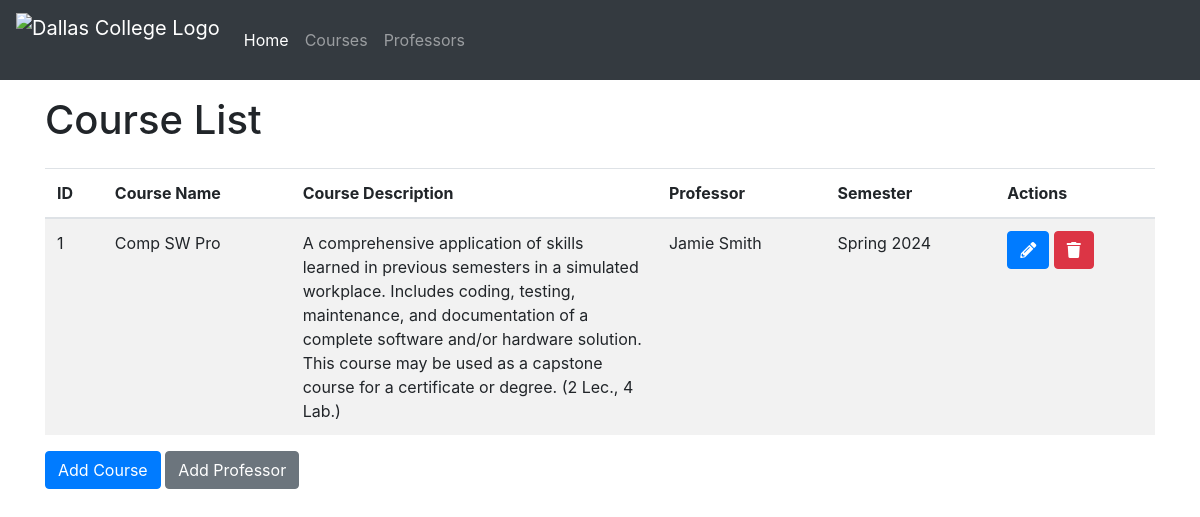
Screenshot of /courses with the database file from the repository.
### app.py (models this page shows)
class Course(db.Model):
    id = db.Column(db.Integer, primary_key=True)
    name = db.Column(db.String(50), nullable=False)
    description = db.Column(db.String(200), nullable=False)
    professor_id = db.Column(db.Integer, db.ForeignKey('professor.id'), nullable=False)
    semester = db.Column(db.String(50), nullable=False)

class Professor(db.Model):
    id = db.Column(db.Integer, primary_key=True)
    name = db.Column(db.String(50), nullable=False)
    courses = db.relationship('Course', backref='professor', lazy=True)

### app.py (the view)
@app.route('/courses', methods=['GET', 'POST'])
def index():
    if request.method == 'POST':
        name = request.form.get('name')
        description = request.form.get('description')
        professor_id = request.form.get('professor_id')
        semester_type = request.form.get('semester_type')
        semester_year = request.form.get('semester_year')
        if name and description and professor_id and semester_type and semester_year:
            semester = f"{semester_type} {semester_year}"
            course = Course(name=name, description=description,
                            professor_id=professor_id, semester=semester)
            db.session.add(course)
            db.session.commit()
        return redirect('/courses')
    else:
        courses = Course.query.all()
        professors = Professor.query.all()
        current_year = datetime.now().year
        return render_template('courses.html', courses=courses, professors=professors, current_year=current_year)

### templates/courses.html (shortened to what this page needs)
<!DOCTYPE html>
<html>
<head>
    <link rel="stylesheet" href="https://stackpath.bootstrapcdn.com/bootstrap/4.5.0/css/bootstrap.min.css">
    <link rel="stylesheet" href="https://cdnjs.cloudflare.com/ajax/libs/font-awesome/5.15.3/css/all.min.css">
    <link rel="stylesheet" type="text/css" href="styles.css">
</head>
<body>
    <nav class="navbar navbar-expand-lg navbar-dark bg-dark mb-3">
        <a class="navbar-brand" href="#">
            <img src="https://selfsrv.dcccd.edu/Student/Content/Images/custom-header-logo.png" alt="Dallas College Logo" class="mb-4">
        </a>
        <div class="collapse navbar-collapse" id="navbarNav">
            <ul class="navbar-nav">
                <li class="nav-item active">
                    <a class="nav-link" href="/">Home</a>
                </li>
                <li class="nav-item">
                    <a class="nav-link" href="/courses">Courses</a>
                </li>
                <li class="nav-item">
                    <a class="nav-link" href="/professors">Professors</a>
                </li>
            </ul>
        </div>
    </nav>
    <div class="container">
        <h1 class="mb-4">Course List</h1>
        <table class="table table-striped">
            <thead>
                <tr>
                    <th>ID</th>
                    <th>Course Name</th>
                    <th class="description-column">Course Description</th>
                    <th>Professor</th>
                    <th>Semester</th>
                    <th>Actions</th>
                </tr>
            </thead>
            <tbody>
                {% for course in courses %}
                <tr>
                    <td>{{ course.id }}</td>
                    <td>{{ course.name }}</td>
                    <td class="description-column">{{ course.description }}</td>
                    <td>{{ course.professor.name }}</td>
                    <td>{{ course.semester }}</td>
                    <td>
                        <a href="/edit_course/{{ course.id }}" class="btn btn-primary">
                            <i class="fas fa-pencil-alt"></i>
                        </a>
                        <a href="/delete_course/{{ course.id }}" class="btn btn-danger">
                            <i class="fas fa-trash"></i>
                        </a>
                    </td>
                </tr>
                {% endfor %}
            </tbody>
        </table>
        <button type="button" class="btn btn-primary" data-toggle="modal" data-target="#courseForm">
            Add Course
        </button>
        <button type="button" class="btn btn-secondary" data-toggle="modal" data-target="#professorForm">
            Add Professor
        </button>
    </div>
</body>
</html>

### templates/styles.css (style rules this page uses)
body { display: flex; flex-direction: column; }

### templates/courses.html (style rules this page uses)
.description-column { width: 33%; }

### rows the page displays
Course: id "1", name "Comp SW Pro", description "A comprehensive application of skills learned in previous semesters in a simulated workplace. Includes coding, testing, maintenance, and documentation of a complete software and/or hardware solution. This course may be used as a capstone course for a certificate or degree. (2 Lec., 4 Lab.)", professor.name "Jamie Smith", semester "Spring 2024"
